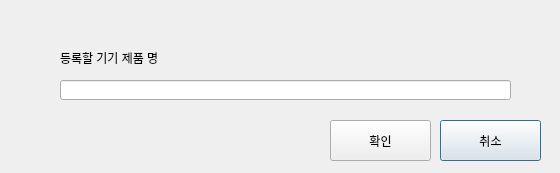
<?xml version="1.0" encoding="UTF-8"?>
<ui version="4.0">
 <class>RegisterProductInformation</class>
 <widget class="QDialog" name="RegisterProductInformation">
  <property name="geometry">
   <rect>
    <x>0</x>
    <y>0</y>
    <width>560</width>
    <height>173</height>
   </rect>
  </property>
  <property name="windowTitle">
   <string>Dialog</string>
  </property>
  <widget class="QLineEdit" name="productInformation">
   <property name="geometry">
    <rect>
     <x>60</x>
     <y>80</y>
     <width>451</width>
     <height>20</height>
    </rect>
   </property>
  </widget>
  <widget class="QLabel" name="label">
   <property name="geometry">
    <rect>
     <x>60</x>
     <y>50</y>
     <width>221</width>
     <height>16</height>
    </rect>
   </property>
   <property name="text">
    <string>등록할 기기 제품 명</string>
   </property>
  </widget>
  <widget class="QPushButton" name="registerCancel">
   <property name="geometry">
    <rect>
     <x>440</x>
     <y>120</y>
     <width>101</width>
     <height>41</height>
    </rect>
   </property>
   <property name="text">
    <string>취소</string>
   </property>
  </widget>
  <widget class="QPushButton" name="registerCheck">
   <property name="geometry">
    <rect>
     <x>330</x>
     <y>120</y>
     <width>101</width>
     <height>41</height>
    </rect>
   </property>
   <property name="text">
    <string>확인</string>
   </property>
  </widget>
 </widget>
 <resources/>
 <connections/>
</ui>
